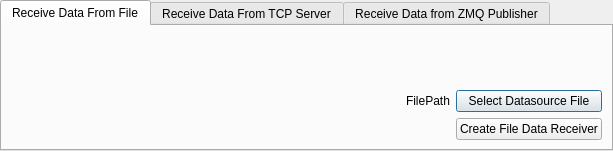
<?xml version="1.0" encoding="UTF-8"?>
<ui version="4.0">
 <class>createDataReceiverDialogWindowFramework</class>
 <widget class="QDialog" name="createDataReceiverDialogWindowFramework">
  <property name="geometry">
   <rect>
    <x>0</x>
    <y>0</y>
    <width>613</width>
    <height>151</height>
   </rect>
  </property>
  <property name="windowTitle">
   <string>Create Data Receiver</string>
  </property>
  <layout class="QVBoxLayout" name="verticalLayout">
   <property name="spacing">
    <number>0</number>
   </property>
   <property name="leftMargin">
    <number>0</number>
   </property>
   <property name="topMargin">
    <number>0</number>
   </property>
   <property name="rightMargin">
    <number>0</number>
   </property>
   <property name="bottomMargin">
    <number>0</number>
   </property>
   <item>
    <widget class="QTabWidget" name="createDataReceiversTabWidget">
     <property name="currentIndex">
      <number>0</number>
     </property>
     <widget class="QWidget" name="createFileDataRecieverTab">
      <attribute name="title">
       <string>Receive Data From File</string>
      </attribute>
      <layout class="QGridLayout" name="gridLayout">
       <item row="0" column="2">
        <spacer name="verticalSpacer">
         <property name="orientation">
          <enum>Qt::Vertical</enum>
         </property>
         <property name="sizeHint" stdset="0">
          <size>
           <width>20</width>
           <height>31</height>
          </size>
         </property>
        </spacer>
       </item>
       <item row="1" column="2">
        <widget class="QPushButton" name="selectFileDataSourcePushButton">
         <property name="text">
          <string>Select Datasource File</string>
         </property>
        </widget>
       </item>
       <item row="1" column="0">
        <spacer name="horizontalSpacer_2">
         <property name="orientation">
          <enum>Qt::Horizontal</enum>
         </property>
         <property name="sizeHint" stdset="0">
          <size>
           <width>403</width>
           <height>20</height>
          </size>
         </property>
        </spacer>
       </item>
       <item row="2" column="2">
        <widget class="QPushButton" name="createFileDataReceiverPushButton">
         <property name="text">
          <string>Create File Data Receiver</string>
         </property>
        </widget>
       </item>
       <item row="1" column="1">
        <widget class="QLabel" name="filePathTextLabel">
         <property name="text">
          <string>FilePath</string>
         </property>
        </widget>
       </item>
      </layout>
     </widget>
     <widget class="QWidget" name="createTCPDataReceiverTab">
      <attribute name="title">
       <string>Receive Data From TCP Server</string>
      </attribute>
      <layout class="QGridLayout" name="gridLayout_2">
       <item row="1" column="0">
        <spacer name="horizontalSpacer_3">
         <property name="orientation">
          <enum>Qt::Horizontal</enum>
         </property>
         <property name="sizeHint" stdset="0">
          <size>
           <width>227</width>
           <height>20</height>
          </size>
         </property>
        </spacer>
       </item>
       <item row="1" column="2">
        <widget class="QLineEdit" name="TCPReceiverIPAddressLineEdit"/>
       </item>
       <item row="3" column="2">
        <widget class="QPushButton" name="createTCPDataReceiver">
         <property name="text">
          <string>Create TCP Receiver</string>
         </property>
        </widget>
       </item>
       <item row="1" column="1">
        <widget class="QLabel" name="label">
         <property name="text">
          <string>Source IP Address:</string>
         </property>
        </widget>
       </item>
       <item row="2" column="1">
        <widget class="QLabel" name="label_2">
         <property name="text">
          <string>Source Port:</string>
         </property>
        </widget>
       </item>
       <item row="0" column="2">
        <spacer name="verticalSpacer_3">
         <property name="orientation">
          <enum>Qt::Vertical</enum>
         </property>
         <property name="sizeHint" stdset="0">
          <size>
           <width>20</width>
           <height>20</height>
          </size>
         </property>
        </spacer>
       </item>
       <item row="2" column="2">
        <widget class="QLineEdit" name="TCPReceiverPortLineEdit"/>
       </item>
      </layout>
     </widget>
     <widget class="QWidget" name="createZMQDataReceiver">
      <attribute name="title">
       <string>Receive Data from ZMQ Publisher</string>
      </attribute>
      <layout class="QGridLayout" name="gridLayout_3">
       <item row="1" column="1">
        <widget class="QLabel" name="label_3">
         <property name="text">
          <string>Source IP Address:</string>
         </property>
        </widget>
       </item>
       <item row="1" column="2" colspan="2">
        <widget class="QLineEdit" name="ZMQDataReceiverIPAddressLineEdit"/>
       </item>
       <item row="3" column="2" colspan="2">
        <widget class="QPushButton" name="createZMQDataReceiverLineEdit">
         <property name="sizePolicy">
          <sizepolicy hsizetype="Expanding" vsizetype="Fixed">
           <horstretch>0</horstretch>
           <verstretch>0</verstretch>
          </sizepolicy>
         </property>
         <property name="text">
          <string>Create ZMQ Receiver</string>
         </property>
        </widget>
       </item>
       <item row="2" column="1">
        <widget class="QLabel" name="label_4">
         <property name="text">
          <string>Source Port:</string>
         </property>
        </widget>
       </item>
       <item row="0" column="2">
        <spacer name="verticalSpacer_5">
         <property name="orientation">
          <enum>Qt::Vertical</enum>
         </property>
         <property name="sizeHint" stdset="0">
          <size>
           <width>20</width>
           <height>0</height>
          </size>
         </property>
        </spacer>
       </item>
       <item row="2" column="2" colspan="2">
        <widget class="QLineEdit" name="ZMQDataReceiverPortLineEdit"/>
       </item>
       <item row="1" column="0">
        <spacer name="horizontalSpacer">
         <property name="orientation">
          <enum>Qt::Horizontal</enum>
         </property>
         <property name="sizeHint" stdset="0">
          <size>
           <width>40</width>
           <height>20</height>
          </size>
         </property>
        </spacer>
       </item>
      </layout>
     </widget>
    </widget>
   </item>
  </layout>
 </widget>
 <tabstops>
  <tabstop>createDataReceiversTabWidget</tabstop>
  <tabstop>selectFileDataSourcePushButton</tabstop>
  <tabstop>createFileDataReceiverPushButton</tabstop>
  <tabstop>TCPReceiverIPAddressLineEdit</tabstop>
  <tabstop>TCPReceiverPortLineEdit</tabstop>
  <tabstop>createTCPDataReceiver</tabstop>
  <tabstop>ZMQDataReceiverIPAddressLineEdit</tabstop>
  <tabstop>ZMQDataReceiverPortLineEdit</tabstop>
  <tabstop>createZMQDataReceiverLineEdit</tabstop>
 </tabstops>
 <resources/>
 <connections/>
</ui>
